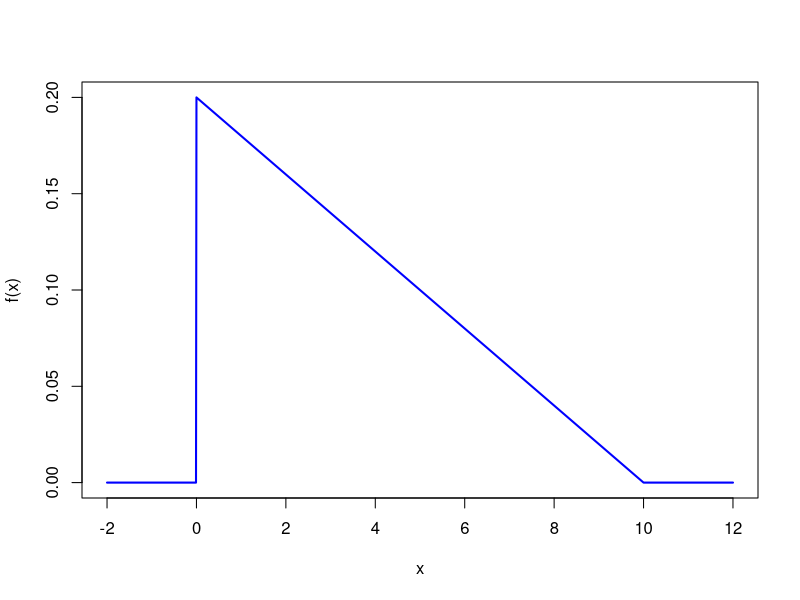
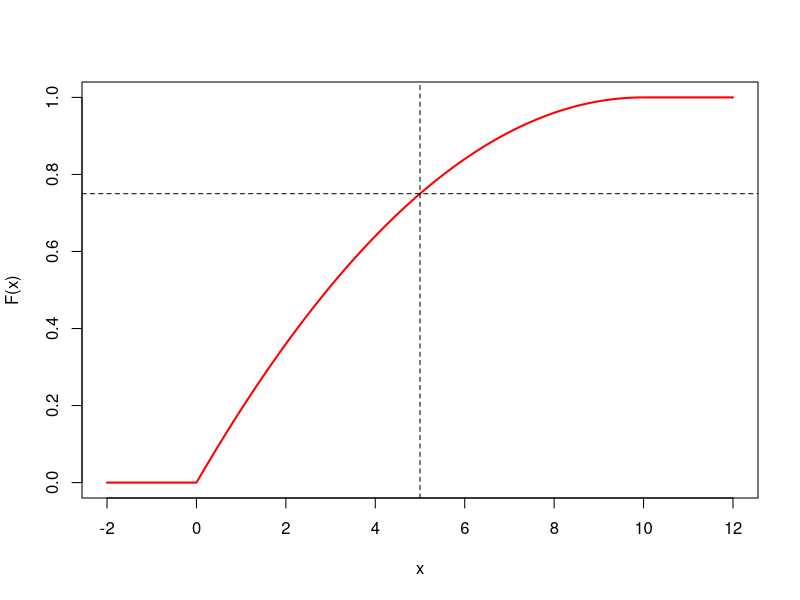
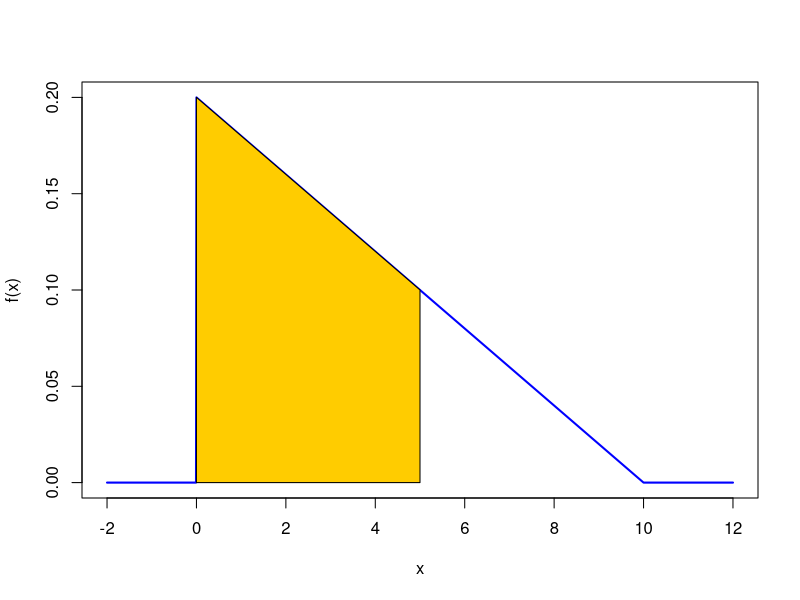

These charts were generated, in order, by the following R code:
#  Graficka pomucka k Prikladu 2

#	Definujeme vlastni hustotu pravdepodobnosti
f <- function (x) {
  f <- ifelse (x >= 0 & x <= 10, 1/5 - x/50, 0)
  return (f)
}

#	Definujeme vlastni distribucni funkci
F <- function (x) {
  F <- x/5 - x^2/100
  F[x < 0] <- 0
  F[x > 10] <- 1
  return (F)
}

x <- seq (-2, 12, by = 0.01)

plot (x, f(x), type = "l", col = "blue", lwd = 2)

plot (x, F(x), type = "l", col = "red", lwd = 2)
abline (v = 5, lty = 2)
abline (h = 0.75, lty = 2)

plot (x, f(x), type = "l", col = "blue", lwd = 2)
indexy <- which (x >= 0 & x <= 5)
polygon (x[c(min(indexy), indexy, max(indexy))], c(0, f(x[indexy]), 0), col = "#FFCC00")

